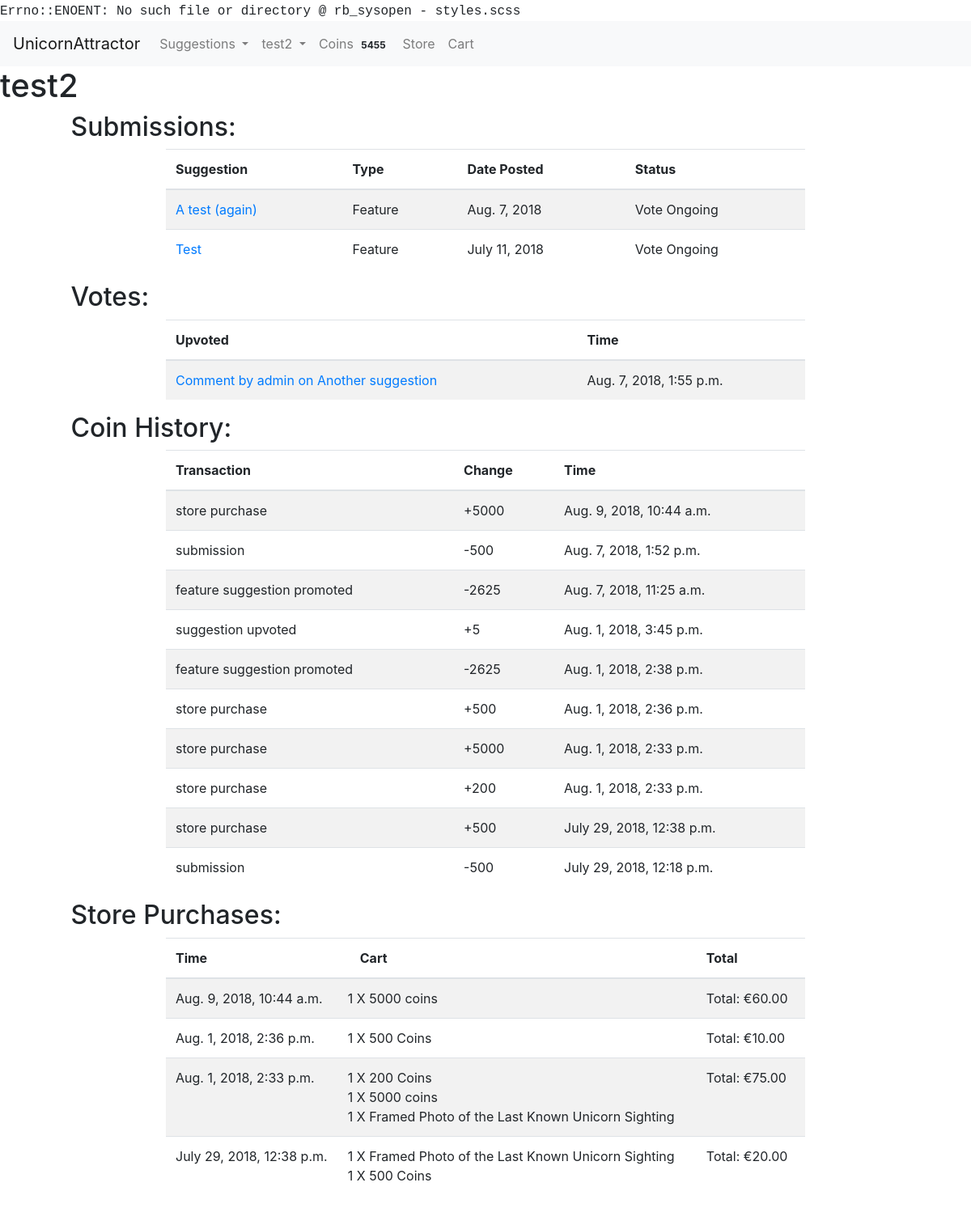
The page /user/3 (signed in) on the database as committed earlier.
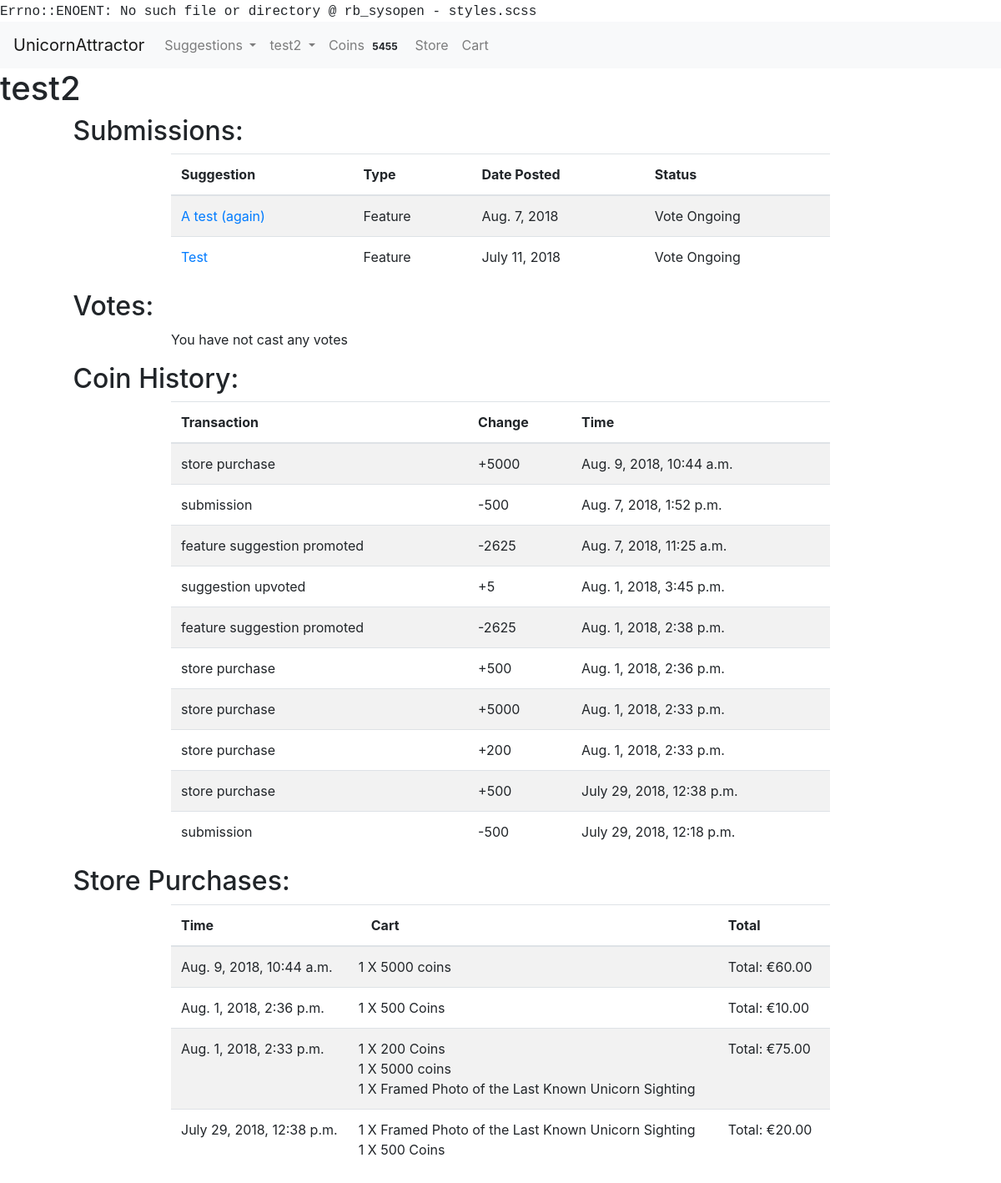
The same page on the database as committed later.
### usersuggestions/models.py (models this page shows, shortened)
class SuggestionAdminPage(models.Model):
    status_choices = ((0, "not scheduled"), (1, "scheduled"), (2, "in progress"), (3, "completed"))
    priority_choices = ((0, "low"), (1, 'normal'), (2, 'high'))
    suggestion = models.ForeignKey(Suggestion, null=False, on_delete=models.CASCADE)
    status = models.PositiveSmallIntegerField(choices=status_choices, default=0)
    developer_assigned = models.ForeignKey(User, null=True, blank=True, on_delete=models.PROTECT)
    priority = models.PositiveSmallIntegerField(choices=priority_choices, null=True, blank=True, default=1)
    date_started = models.DateField(null=True, blank=True)
    estimated_days_to_complete = models.PositiveSmallIntegerField(null=True, blank=True)
    expected_completion_date = models.DateField(null=True, blank=True)
    date_completed = models.DateField(null=True, blank=True)
    in_current_voting_cycle = models.BooleanField(blank=False, default=True)
    github_branch = models.CharField(null=True, blank=True, max_length=50)
    was_successful = models.NullBooleanField(blank=True, null=True)
    current_winner = models.BooleanField(blank=False, default=False)

class Suggestion(models.Model):
    suggestion_choices = ((True, 'Feature'), (False, 'Bug Fix'))
    is_feature = models.BooleanField(blank=False, default=False, choices=suggestion_choices)
    user = models.ForeignKey(User, null=False, on_delete=models.PROTECT)
    title = models.CharField(max_length=200, blank=False)
    details = RichTextUploadingField()
    date_time = models.DateTimeField(auto_now_add=True)
    delay_submission = models.BooleanField(null=False, blank=True, default=False)

class Upvote(models.Model):
    user = models.ForeignKey(User, null=False, on_delete=models.PROTECT)
    suggestion = models.ForeignKey(Suggestion, null=True, on_delete=models.CASCADE)
    comment = models.ForeignKey(Comment, null=True, on_delete=models.CASCADE)
    date_time = models.DateTimeField(auto_now_add=True)

class Comment(models.Model):
    user = models.ForeignKey(User, null=False, on_delete=models.PROTECT)
    suggestion = models.ForeignKey(Suggestion, null=False, on_delete=models.CASCADE)
    admin_page_comment = models.BooleanField(blank=False, default=False)
    comment = RichTextUploadingField()
    date_time = models.DateTimeField(auto_now_add=True)

### accounts/models.py (models this page shows)
class User(AbstractUser):
    USERNAME_FIELD = "email"
    email = models.EmailField('email address', blank=False, unique=True)
    REQUIRED_FIELDS = []
    def __str__(self):
        return self.username

### market/models.py (models this page shows, shortened)
class UserCoinHistory(models.Model):
    transaction_choices = ((1, 'submission'), (2, 'upvote'), (3, 'referral'),
                           (4, 'store purchase'), (5, 'initial signup'), (6, 'received referral'),
                           (7, 'suggestion upvoted'), (8, 'suggestion successful'), (9, 'feature suggestion promoted'))
    user = models.ForeignKey(User, null=False, on_delete=models.PROTECT)
    coins_change = models.IntegerField(null=False)
    date_time = models.DateTimeField(auto_now_add=True)
    suggestion = models.ForeignKey(Suggestion, null=True, blank=True, on_delete=models.CASCADE)
    transaction = models.PositiveSmallIntegerField(choices=transaction_choices, blank=False, null=False)

class Order(models.Model):
    user = models.ForeignKey(User, null=False, on_delete=models.PROTECT)
    date_time = models.DateTimeField(auto_now_add=True)
    delivery_address = models.ForeignKey(Delivery, null=True, on_delete=models.PROTECT)

class OrderItem(models.Model):
    order = models.ForeignKey(Order, null=False, on_delete=models.CASCADE)
    item = models.ForeignKey(StoreItem, null=False, on_delete=models.PROTECT)
    quantity = models.PositiveIntegerField(null=False)
    total_purchase_price = models.DecimalField(max_digits=8, decimal_places=2)

class StoreItem(models.Model):
    name = models.CharField(max_length=200, null=False, blank=False)
    description = models.TextField()
    price = models.DecimalField(max_digits=8, decimal_places=2)
    image = models.ImageField(upload_to='images')
    delivery_required = models.BooleanField(blank=False, null=False)
    is_coins = models.BooleanField(default=False, null=False)
    coins_amount = models.PositiveIntegerField(blank=True, null=True)
    def __str__(self):
        return self.name

### unicornapp/views.py (the view)
# urls.py: url(r'^user/(?P<user_id>\d+)$', render_userpage, name='userpage'),
@login_required()
def render_userpage(request, user_id):
    user = get_object_or_404(User, id=user_id)
    if request.user == user:
        values = get_userpage_values(user)
        return render(request, "userpage.html", {"user": user,
                                                 "votes": values["votes"], "purchases": values["purchases"],
                                                 "coin_history": values["coin_history"],
                                                 "suggestions": values["suggestions"],
                                                 })
    else:
        return redirect("issue_tracker")

### market/cart.py (called while the page is built)
    def __len__(self):
        return sum(item['quantity'] for item in self.cart.values())

### market/coins.py (called while the page is built)
def return_user_coins(user):
    UserCoins.objects.get_or_create(user=user)
    user_row = UserCoins.objects.get(user=user)
    return user_row.coins

### market/contexts.py (called while the page is built)
def cart(request):
    return {'cart': Cart(request)}

def usercoins(request):
    if request.user.is_authenticated:
        user = request.user
        coins_amount = return_user_coins(user)
        return {"usercoins": coins_amount}
    else:
        return {"usercoins": None}

def coins_are_enabled(request):
    return {"coins_are_enabled": settings.COINS_ENABLED}

### unicornapp/templates/userpage.html
{% extends 'base.html' %} {% block title %} {{ user }} {% endblock %} {% block content %}
<main id="userpage">
    <h1 id="header">{{ user }}</h1>
    <div class="row">
        <div class="offset-md-1">
            <h2 class="section-header">Submissions:</h2>
        </div>
    </div>
    <div class="row">
        <div class="col-xs-12 table-col col-md-8 offset-md-2">
            {% if suggestions|length == 0 %}
            <p class="no-entry-text">You have not submitted any suggestions</p>
            {% else %}
            <table class="table submissions-table table-striped">
                <thead>
                    <tr>
                        <th scope="col">Suggestion</th>
                        <th scope="col">Type</th>
                        <th scope="col">Date Posted</th>
                        <th scope="col">Status</th>
                    </tr>
                </thead>
                <tbody>
                    {% for suggestion in suggestions %}
                    <tr>
                        <td><a href="{% url 'view_suggestion' suggestion.suggestion.id %}">{{ suggestion.suggestion.title }}</a> </td>
                        <td>{{ suggestion.suggestion.get_is_feature_display }}</td>
                        <td>{{ suggestion.suggestion.date_time.date }}</td>
                        <td class="status">
                            {% if suggestion.suggestion.is_feature %} {% if suggestion.in_current_voting_cycle %} Vote Ongoing {% elif suggestion.suggestion.delay_submission %} Submission delayed till next voting cycle {% elif suggestion.was_successful == True %} Suggestion Successful
                            {% else %} Suggestion unsuccessful {% endif %} {% else %} {{ suggestion.get_status_display }} {% endif %}
                        </td>
                    </tr>
                    {% endfor %}
                </tbody>
            </table>
            {% endif %}
        </div>
    </div>
    <div class="row">
        <div class="offset-md-1">
            <h2 class="section-header">Votes:</h2>
        </div>
    </div>
    <div class="row">
        <div class="col-xs-10 col-md-8 table-col offset-xs-1 offset-md-2">
            {% if votes|length == 0 %}
            <p class="no-entry-text">You have not cast any votes</p>
            {% else %}
            <table class="table table-striped">
                <thead>
                    <tr>
                        <th scope="col">Upvoted</th>
                        <th scope="col">Time</th>
                    </tr>
                </thead>
                <tbody>
                    {% for vote in votes %}
                    <div class="row">
                        <tr>
                            <td>
                                {% if vote.comment %}
                                <a href="{% url 'view_suggestion' vote.comment.suggestion.id %}#{{ vote.comment.id }}">Comment by {{ vote.comment.user }} on {{ vote.comment.suggestion.title }}</a> {% else %}
                                <a href="{% url 'view_suggestion' vote.suggestion.id %}">{{ vote.suggestion.get_is_feature_display }}: {{ vote.suggestion.title }}</a> {% endif %}
                            </td>
                            <td>{{ vote.date_time }}</td>
                        </tr>
                    </div>
                        {% endfor %}
                </tbody>
            </table>
            {% endif %}
            </div>
        </div>
{% if coins_are_enabled %}
        <div class="row">
            <div class="offset-md-1">
                <h2 class="section-header">Coin History:</h2>
            </div>
        </div>
        <div class="row">
            <div class="col-xs-10 table-col col-md-8 offset-xs-1 offset-md-2">
                <table class="table table-striped">
                    <thead>
                        <tr>
                            <th scope="col">Transaction</th>
                            <th scope="col">Change</th>
                            <th scope="col">Time</th>
                        </tr>
                    </thead>
                    <tbody>
                        {% for entry in coin_history %}
                        <tr>
                            <td>{{ entry.get_transaction_display }}{% if entry.suggestion %}: <a href="{% url 'view_suggestion' entry.suggestion.id %}"> {{ entry.suggestion.title }}</a> {% endif %}
                            </td>
                            <td>{% if entry.coins_change > 0 %} <span class="positive-change">+{% else %}<span class="negative-change">{% endif %}{{ entry.coins_change }}</span></td>
                            <td>{{ entry.date_time }}
                            </td>
                        </tr>
                        {% endfor %}
                    </tbody>
                </table>
            </div>
        </div>
{% endif %}
        <div class="row">
            <div class="offset-md-1">
                <h2 class="section-header">Store Purchases:</h2>
            </div>
        </div>
        <div class="row">
            <div class="col-xs-10  table-col col-md-8 offset-xs-1 offset-md-2">
                {% if purchases|length == 0 %}
                <p class="no-entry-text">You have made no purchases at our store</p>
                {% else %}
                <table class="table table-striped">
                    <thead>
                        <tr>
                            <th scope="col">Time</th>
                            <th scope="col">Cart</th>
                            <th scope="col">Total</th>
                        </tr>
                    </thead>
                    <tbody>
                        {% for purchase in purchases %}
                        <tr>
                            <td>{{ purchase.date_time }}</td>
                            <td>
                                {% for item in purchase.items %}
                                <div class="row">
                                    {{ item.quantity }} X {{ item.item }}
                                </div>
                                {% endfor %}
                            </td>
                            <td>Total: €{{ purchase.total_cost }}</td>
                        </tr>
                        {% endfor %}
                    </tbody>
                </table>
            </div>
            {% endif %}
        </div>
</main>
{% endblock %}

Rows that differ between the two databases and show on the page:
removed Upvote: comment.user "admin", comment.suggestion "Another suggestion", date_time "Aug. 7, 2018, 1:55 p.m."
Other text that changed with them:
text no longer shown: "Upvoted Time"
text now shown: "You have not cast any votes"
